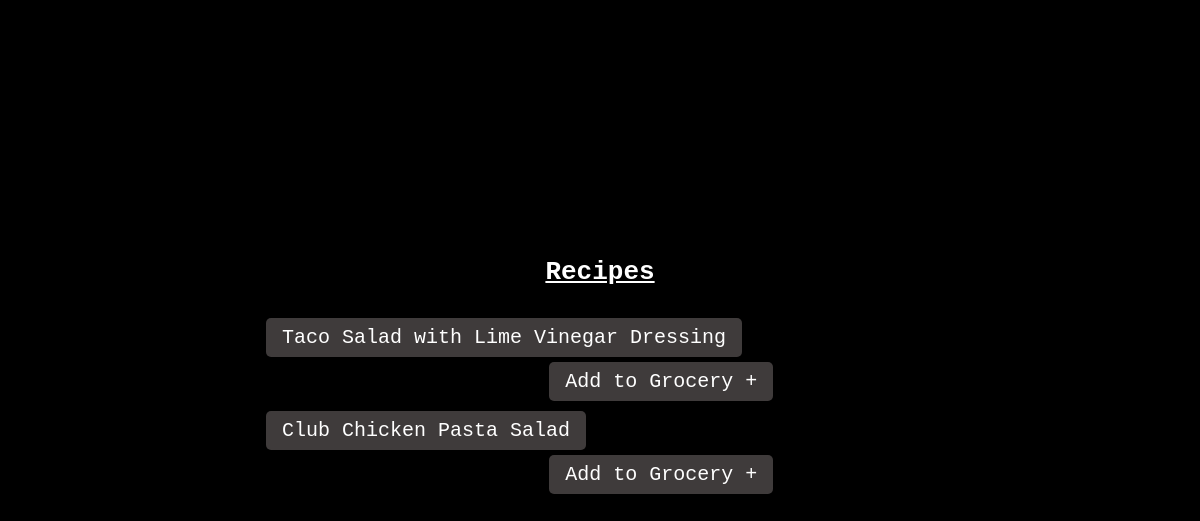
/bookviewer/ (signed in), run on the app's committed database.
### app_logic/models.py (models this page shows)
class Recipe(db.Model):
    __tablename__ = 'recipes'
    id = db.Column(db.Integer, primary_key=True)
    title = db.Column(db.String(128), nullable=False)
    url = db.Column(db.String(256), unique=True, nullable=True)
    user_id = db.Column(db.Integer, db.ForeignKey('users.id'), nullable=False)
    user = db.relationship(
        'Users',
        back_populates='recipes'
    )
    ingredients = db.relationship(
        'Ingredient',
        back_populates='recipe',
        cascade='all, delete-orphan',
        lazy='dynamic'
    )
    steps = db.relationship(
        'Step',
        back_populates='recipe',
        cascade='all, delete-orphan',
        lazy='dynamic'
    )

### app_logic/routes.py (the view)
@main.route("/bookviewer/", methods=['POST','GET'])
@login_required
def bookviewer():
    if request.method == 'GET':
            recipes = current_user.recipes.all()
            return render_template("bookviewer.html", user=current_user, recipes=recipes)

### app_logic/routes.py (called while the page is built)
@login_manager.user_loader
def load_user(user_id):
    return Users.query.get(int(user_id))

### app_logic/templates/bookviewer.html (shortened to what this page needs)
<!DOCTYPE html>
<html lang="en">
<head>
   <link rel="stylesheet"href="{{ url_for('static', filename='css/base.css') }}">
</head>
<body>
<h1 class="recipe-book-header"><u>Recipes</u> </h1>
<ul class="recipe-list">
  {% for recipe in recipes %}
    <li class="recipe-entry">
      <a
        class="hero_btn"
        href="{{ url_for('main.view_recipe', recipe_id=recipe.id) }}">
        {{ recipe.title }}
      </a>
      <form
    action="{{ url_for('main.addtolist', recipe_id=recipe.id) }}"
    method="post"
    style="display:inline;"
  >
    <button type="submit" class="hero_btn">Add to Grocery +</button>
</form>
    </li>
  {% endfor %}
</ul>
<div class="grocery-list">
</div>
</body>
</html>

### app_logic/static/css/base.css (style rules this page uses)
:root { --color-primary: teal }
html { background: #000000; margin: 0; padding: 0; width: 100vw; height: 100vh; }
body { color: #aaa6a6; display: flex; flex-direction: column; margin-top: 12rem; font-family: monospace; background: black; padding: 3rem; align-items: center; }
h1 { color: white; }
form { margin-top: 100px auto 0; }
button { margin-left: 40%; margin-top: 5px; padding: 0.5rem 1rem; background: rgb(63, 59, 59); color: white; border: none; cursor: pointer; border-radius: 5px }
.hero_btn { display: inline-block; padding: 0.5rem 1rem; background: rgb(63, 59, 59); color: white; border: none; border-radius: 5px; font-size: 20px; font-family: monospace; text-decoration: none; text-align: center; cursor: pointer; transition: transform 0.1s, background-color 0.1s; }
.recipe-entry { list-style-type: none; }
.recipe-list { display: flex; flex-direction: column; gap: 10px; }

### data on the page
Recipe: title "Taco Salad with Lime Vinegar Dressing"
Recipe: title "Club Chicken Pasta Salad"
